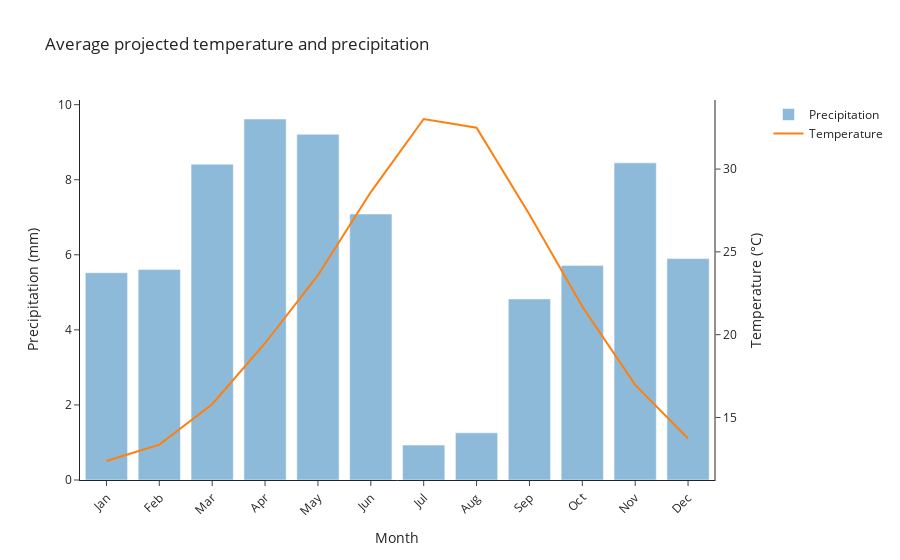

This figure's notebook cell:
### Markdown cell above
## Projected rainfall and temperature

### Code cell
# Create a subplot with shared x-axis
fig = make_subplots(specs=[[{"secondary_y": True}]])

# Add a bar chart for precipitation to the secondary y-axis
fig.add_trace(
    go.Bar(x=proj_avg_tp.month, y=proj_avg_tp, name='Precipitation', opacity=0.5),
    secondary_y=False,
)

# Add a line chart for temperature to the primary y-axis
fig.add_trace(
    go.Scatter(x=proj_avg_temp.month, y=proj_avg_temp, mode='lines', name='Temperature'),
    secondary_y=True,
)

# Set the layout to have two y-axes
fig.update_layout(
    title = 'Average projected temperature and precipitation',
    yaxis=dict(title='Precipitation (mm)'),
    yaxis2=dict(title='Temperature (°C)', overlaying='y', side='right'),
    xaxis=dict(
        title='Month',
        tickmode='array',
        tickvals=proj_avg_temp.month,
        ticktext=['Jan', 'Feb', 'Mar', 'Apr', 'May', 'Jun', 'Jul', 'Aug', 'Sep', 'Oct', 'Nov', 'Dec'],
        tickangle=-45
    ),
    template='simple_white'
)

# Show the figure
fig.show()

### Figure 1 — Plotly figure (JSON) as saved in the notebook; plotly's stock layout.template omitted (floating-point values rounded to 4 significant figures)
{"data": [{"name": "Precipitation", "opacity": 0.5, "type": "bar", "x": [1, 2, 3, 4, 5, 6, 7, 8, 9, 10, 11, 12], "xaxis": "x", "y": [5.523, 5.61, 8.415, 9.618, 9.212, 7.087, 0.9293, 1.257, 4.825, 5.718, 8.45, 5.899], "yaxis": "y"}, {"mode": "lines", "name": "Temperature", "type": "scatter", "x": [1, 2, 3, 4, 5, 6, 7, 8, 9, 10, 11, 12], "xaxis": "x", "y": [12.37, 13.36, 15.8, 19.48, 23.59, 28.61, 33.02, 32.49, 27.25, 21.7, 16.97, 13.73], "yaxis": "y2"}], "layout": {"title": {"text": "Average projected temperature and precipitation"}, "xaxis": {"anchor": "y", "domain": [0, 0.94], "tickangle": -45, "tickmode": "array", "ticktext": ["Jan", "Feb", "Mar", "Apr", "May", "Jun", "Jul", "Aug", "Sep", "Oct", "Nov", "Dec"], "tickvals": [1, 2, 3, 4, 5, 6, 7, 8, 9, 10, 11, 12], "title": {"text": "Month"}}, "yaxis": {"anchor": "x", "domain": [0, 1], "title": {"text": "Precipitation (mm)"}}, "yaxis2": {"anchor": "x", "overlaying": "y", "side": "right", "title": {"text": "Temperature (°C)"}}}}
